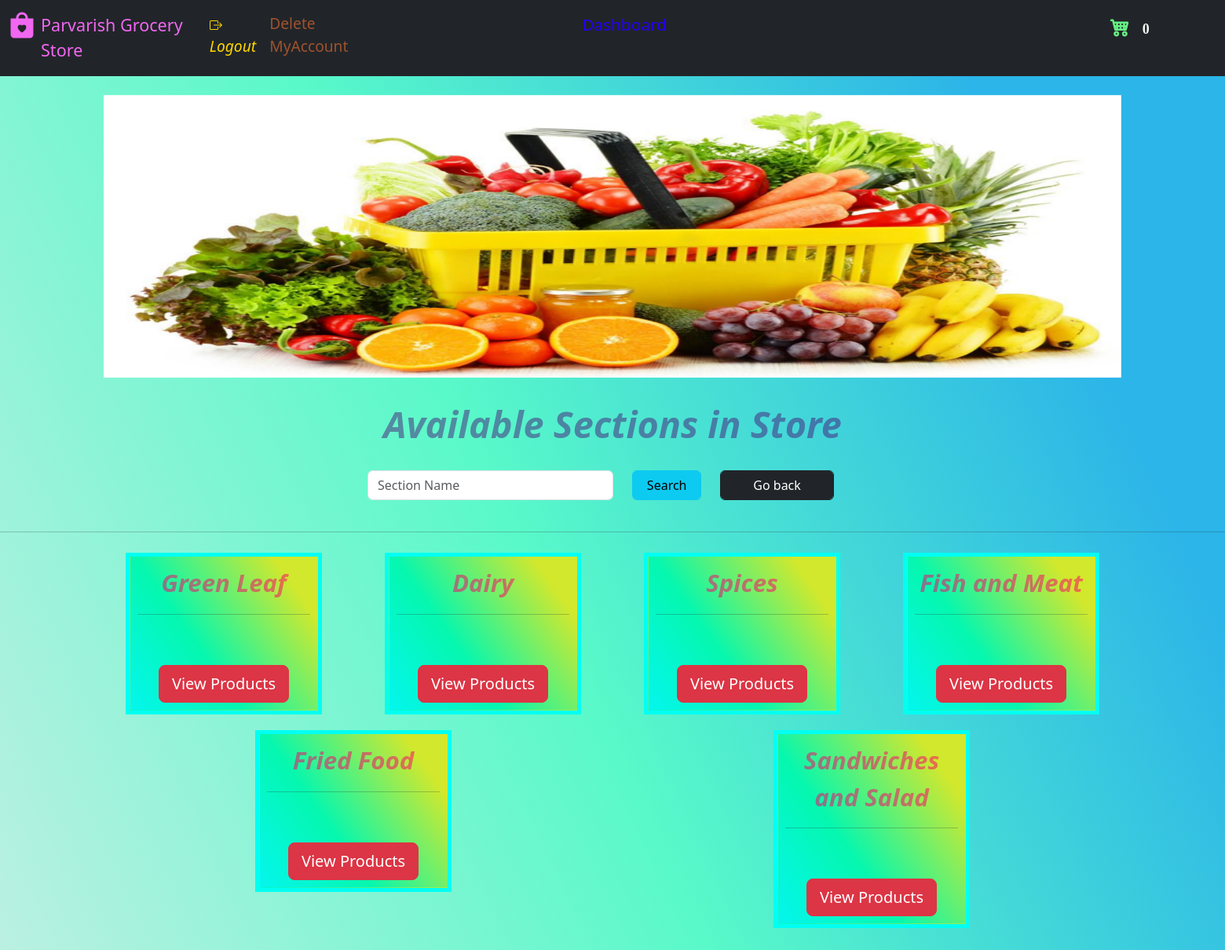
The page /store (signed in) on the database its author committed.
### website/model.py (models this page shows)
class Category(db.Model):
    category_Name = db.Column(db.String(), nullable=False, unique=True)
    category_Id = db.Column(db.Integer(), primary_key=True)
    description = db.Column(db.String())
    managedBy_Id = db.Column(db.Integer(), db.ForeignKey('store.id'))
    catalog = db.relationship('Product', backref='parent')

### website/views.py (the view, shortened to what this page needs)
@login_required
@Views.route('/store', methods=["GET", "POST"])
def Store_front():
    user_id = session['id']
    user_role = session['role']
    if 'carte' not in session:
        session['carte'] = []
    if not session['carte']:
        products_cart_1 = []
    if session['carte']:
        products_cart_1 = session['carte']
    manager_1 = False
    if user_role == 'Customer':
        customer = Customer.query.get(user_id)
        categories_1 = Category.query.all()
        list = []
        if request.method == 'POST' and 'search' in request.form:
            search_ = request.form.get("search")
            if search_.isdigit():
                flash("Incorrect Input. Only accept alphabets", category='error')
                return redirect(url_for('views.Store_front'))
            else:
                search = '%{}%'.format(search_)
                category_name = Category.query.filter(
                    Category.category_Name.like(search))
                for items in category_name:
                    list.append(items)
                print(list)
                return render_template('storefront.html', categories=list, name=customer.username, id=customer.id, cart=products_cart_1)
        return render_template('storefront.html', categories=categories_1, name=customer.username, id=customer.id, cart=products_cart_1)
    elif user_role == 'Manager':
        manager = Store.query.get(user_id)
        categories = Category.query.filter(
            Category.managedBy_Id == user_id).all()
        manager_1 = True
        list = []
        return render_template('storefront.html', categories=categories, name=manager.username, id=manager.id, cart=products_cart_1, manager_1=manager_1)
    else:
        return redirect(url_for("views.landing_page.html"))

### website/auth.py (called while the page is built)
@App.login_manager.user_loader
def load_customer(id):
    if id is not None:
        return Customer.query.get(int(id))
    return None

### website/templates/storefront.html (shortened to what this page needs)
<!DOCTYPE html>
<html lang="en">
  <head>
    <link
      href="https://cdn.jsdelivr.net/npm/bootstrap@5.3.0/dist/css/bootstrap.min.css"
      rel="stylesheet"
    />
    <link
      rel="stylesheet"
      href="https://cdn.jsdelivr.net/npm/bootstrap-icons@1.10.5/font/bootstrap-icons.css"
    />
  </head>
  <body>
    <nav class="navbar navbar-expand-lg navbar-dark bg-dark">
      <div class="container-fluid">
        <div class="collapse navbar-collapse" id="navbar">
          <div class="navbar-nav">
            <a href="/store">
              <i
                class="bi bi-bag-heart-fill"
                style="
                  font-size: 2rem;
                  -webkit-text-stroke-width: 1px;
                  color: rgb(241, 103, 241);
                  width: 10%;
                "
              ></i>
            </a>
            <a
              href="{{ url_for('views.Store_front') }}"
              class="nav-item nav-link"
              style="
                color: rgb(241, 103, 241);
                font-size: 1.35em;
                text-decoration: none;
                display: block;
                width: 25%;
                margin-left: 0px;
              "
              >Parvarish Grocery Store</a
            ><span
              id="logout"
              style="display: block inline-block; width: 600px"
            >
              <span
                id="logout"
                style="display: block inline-block; width: 600px"
              >
                <span style="margin: auto"
                  ><i
                    ><a
                      class="nav-item nav-link"
                      style="
                        float: left;
                        color: rgb(255, 215, 0);
                        font-size: 1.2rem;
                        display: block;
                        width: 20%;
                        margin-left: 0px;
                      "
                      href="/logout"
                      >Logout</a
                    ></i
                  ></span
                ><span style="margin: auto"
                  ><a
                    class="nav-item nav-link"
                    style="
                      float: left;
                      color: rgb(160, 82, 45);
                      width: 50%;
                      margin-left: 20px;
                      font-size: 1.2rem;
                    "
                    href="/delete_account"
                    onclick="return confirm('Are you sure you want to delete the account?');"
                    >Delete MyAccount</a
                  ></span
                ></span
              ></span
            >
            {% if manager_1 %}
            <span
              id="logout"
              style="display: block inline-block; width: 900px"
            >
            <a
                class="nav-item nav-link"
                style="
                  float: right;
                  color: rgb(34, 2, 247);
                  width: 50%;
                  font-size: 1.3rem;
                  margin-right: 20px;
                "
                href="{{ url_for('views.Dash_manager') }}"
                >Dashboard</span>
               {% endif %}
            <span
              id="logout"
              style="display: block inline-block; width: 700px"
            >
            <a
               class="nav-item nav-link"
               style="
                 float: right;
                 color: rgb(34, 2, 247);
                 width: 40%;
                 font-size: 1.5rem;
                 margin-right: 20px;
               "
               href="/store/cart"
               ><i
                 class="bi bi-cart4"
                 style="
                   font-size: 1.5rem;
                   -webkit-text-stroke-width: 1px;
                   color: rgb(103, 241, 133);
                   width: 10%;
                 "
               ></i
               ><span
                 STYLE="font-family:'Verdana';margin-left :5px;color:whitesmoke"
                 class="badge badge-light"
               >{{ cart|length }}</span></a
           ></span></span
          </div>
        </div>
      </div>
    </nav>
    <section>
    <div class="container" id="content"><br />
        <div id="carouselExampleIndicators" class="carousel slide" data-ride="carousel">
          <div class="carousel-inner">
            <div class="carousel-item active">
              <img class="d-block w-100" src="{{ url_for('static', filename='carousel_111.png') }}" alt="First slide" width="50" height="150" >
            </div>
          </div>
          <a class="carousel-control-prev" href="#carouselExampleIndicators" role="button" data-slide="prev">
            <span class="carousel-control-prev-icon" aria-hidden="true"></span>
          </a>
          <a class="carousel-control-next" href="#carouselExampleIndicators" role="button"  data-slide="next">
            <span class="carousel-control-next-icon" aria-hidden="true"></span>
          </a>
        </div></section>
        <section><div>
          {% if categories|length == 0 %}
          <h1>No Offerings! Business is Shut Down for today.</h1>
          {% else %}
          <br>
          <div style="font-style: italic;color:rgba(68, 12, 114, 0.466);font-size: 3vw;" align="center"><strong>Available Sections in Store</strong></div><br>
          <div class="col-5" style="margin-left: 30%">
            <form action="{{ url_for('views.Store_front') }}" method="POST" autocomplete="off">
              <div class="row"  >
                <div class="col-6">
                  <input type="text" class="form-control" name="search" id="search" placeholder="Section Name" />
                </div>
                <div class="col-2" align="left">
                  <input type="submit" class="form-control btn btn-info" value="Search"  />
                </div>
                <div class="col-3" align="left"><a href="{{ url_for('views.Store_front') }}">
                  <input type="submit" class="form-control btn btn-dark" value="Go back"  /> </a>
                </div>
              </div>
            </form>
          </div></div>
          <br><hr>
          <div class="container">
            <div class="row align-items-start">
              {% for variety in categories %}
              <div class="col">
                <table class="table"
    style="
      border: 5px solid rgb(0, 255, 242);
      /* background-color: #96d4d4; */
      width: 250px;
      margin:10px;
      table-layout: fixed;
      margin-left:auto ;
      margin-right:auto ;
    "
  >
    <tr  align="center" style="height: 200px;">
      <td class="boxes"
        style="
          padding: 10px 10px;
          width: 100%;
        "
      >
      <span style="font-style: italic;color:rgba(249, 4, 106, 0.531);font-size: 2vw;"><strong>{{ variety.category_Name }}</strong></span><br/><hr/>
        <span><em>{{ variety.description }}</em></span><br/><br/>
        <span><a href="/store/{{ variety.category_Name }}/products"><input type="button" class="btn btn-danger btn-lg" style="margin: auto;" type="submit" value="View Products" /></a></span>
      </td>
      </tr></table>
              </div>
            {% endfor %}
            </div>
          </div></section>
          {% endif %}
  </body>
</html>

### website/templates/storefront.html (style rules this page uses)
.navbar { margin-bottom: 0; border-radius: 0; }
.carousel-inner img { margin: auto; min-height: 200px; width: 100%; height: 360px; }
.boxes { background: linear-gradient( 55deg, #04f6ee 0%, #05f7af 38%, #d2e82c 85% ) }
td { word-wrap: break-word; }
html { scroll-behavior: smooth; }
body { height: 2000px; background: linear-gradient( 65deg, #e2ecec 0%, #59f9c9 51%, #2cb5e8 85% ); }

### rows shown on the page
Category: category_Name "Green Leaf"
Category: category_Name "Dairy"
Category: category_Name "Spices"
Category: category_Name "Fish and Meat"
Category: category_Name "Fried Food"
Category: category_Name "Sandwiches and Salad"

### other values the page prints
{{ cart|length }} "0"
